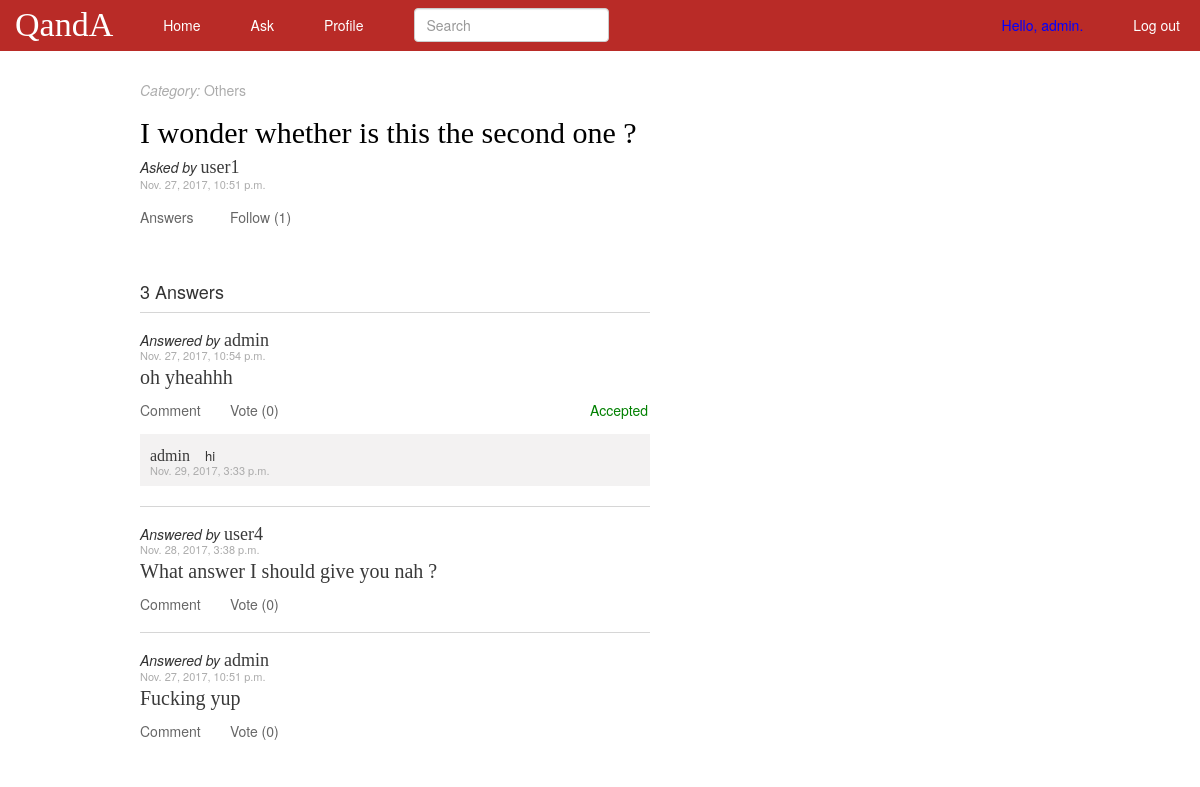
Page /question/2/ (signed in) on the committed database.
### polls/models.py (models this page shows, shortened)
class Question(models.Model):
	content = models.CharField(max_length=200)
	category = models.CharField(max_length=30, null=True)
	time = models.DateTimeField('date asked')
	user = models.ForeignKey(User, on_delete=models.CASCADE, related_name="creator")
	followers = models.ManyToManyField(User, related_name="followers")

class Answer(models.Model):
	content = models.CharField(max_length=1000)
	time = models.DateTimeField('date answered')
	accepted = models.BooleanField(default=False)
	user = models.ForeignKey(User, on_delete=models.CASCADE)
	question = models.ForeignKey(Question, on_delete=models.CASCADE)
	voters = models.ManyToManyField(User, related_name="voters")

class Comment(models.Model):
	time = models.DateTimeField('date replied')
	content = models.CharField(max_length=1000)
	user = models.ForeignKey(User, on_delete=models.CASCADE)
	answer = models.ForeignKey(Answer, on_delete=models.CASCADE)

### polls/views.py (the view)
# urls.py: url(r'^question/(?P<question_id>[0-9]+)/$', views.detail, name='details'),
@login_required
def detail(request, question_id):
	template_name = 'polls/details.html'
	try:
		question = Question.objects.get(id=question_id)
		answers = Answer.objects.filter(question=question).order_by('-accepted','-time')
		comments = []
		votes = []
		follow = "Follow"
		if request.user in question.followers.all():
			follow = "Unfollow"
		follow_num = len(question.followers.all())
		for answer in answers:
			if request.user in answer.voters.all():
				votes.append((answer.id, 'Unvote', len(answer.voters.all())))
			else:
				votes.append((answer.id, 'Vote', len(answer.voters.all())))
			for comment in Comment.objects.filter(answer=answer):
				comments.append(comment)
	except:
		raise Http404("Question does not exist")
	context = {'question': question, 'answers' : answers, 'num' : len(answers), 'myform': AnswerForm(), 'comments': comments,
				'cmtform' : CommentForm(), 'follow' : follow, 'follow_num' : follow_num, 'votes' : votes}
	return render(request, template_name, context)

### polls/forms.py
class AnswerForm(forms.ModelForm):
	class Meta:
		model = Answer
		fields = ['content']
		labels = {'content' : ''}
		widgets = {'content' : forms.Textarea(attrs={'class' : 'form-control', 'rows' : 5, 'placeholder' : 'Help me, pls :)!'})}

class CommentForm(forms.ModelForm):
	class Meta:
		model = Comment
		fields = ['content']
		labels = {'content' : ''}
		widgets = {'content' : forms.Textarea(attrs={'class' : 'form-control', 'rows' : 1, 'placeholder' : 'Reply...'})}

### polls/templates/polls/details.html (shortened to what this page needs)
{% extends "polls/base.html" %}
{% load static %}
{% block content %}
<div class="container-fluid col-xs-6" id="qbox">
	<div><a href="{% url 'polls:category' question.category %}" class="category"><i>Category:</i> {{question.category}}</a></div>
	<h2><a href="{% url 'polls:details' question.id %}" class="accent-text question-text">{{question.content}}</a></h2>
	<div><span class="tagging-text">Asked by </span><a href="{% url 'polls:profile' question.user.id %}" class="accent-text username">{{question.user.username}}</a></div>
	<div class="time">{{question.time}}</div>
	<div class="row" style="margin-top: 15px; margin-bottom: 5px">
		<div class="col-xs-2" onclick="toggle_visibility('ans_form');"> <a class="side-pannel-text" href="#">Answers</a></div>
		<div class="col-xs-8">
			<a href="{% url 'polls:follow' question.id %}" class="side-pannel-text">{{ follow }}</a>
			<span class="side-pannel-text">({{ follow_num }})</span>
		</div>
	</div>
	<br><br>
	{%if num > 1%}
		<h4>{{num}} Answers<h4>
	{%elif num == 1%}
		<h4>{{num}} Answer<h4>
	{%else%}
		<h4>No Answer<h4>
	{%endif%}
	{% for answer in answers %}
	<hr class="hrstyle" width="100%">
	<div style="margin-top: 20px; margin-bottom: 20px">
		<div><span class="tagging-text">Answered by </span><a href="{% url 'polls:profile' answer.user.id %}" class="accent-text username">{{answer.user.username}}</a></div>
		<div class="time"> {{ answer.time }} </div>
		<p class="answer-text accent-text"> {{ answer.content }} </p>
		<div class="row" style="margin-top: 15px; margin-bottom: 15px">
			<div class="col-xs-2" onclick="toggle_visibility('new_cmt_form');"> <a class="side-pannel-text" href="#">Comment</a></div>
			<div class="col-xs-8">
					{% for id, text, no in votes %}
					{% if id == answer.id %}
						<a href="{% url 'polls:vote' answer.id %}" class="side-pannel-text">{{ text }} ({{no}})</a>
					{% endif %}
					{% endfor %}
			</div>
			<div class="col-xs-2">
					{% if question.user.id == user.id %}
						<a href="{% url 'polls:accept' answer.id %}" class="side-pannel-text">
							{% if answer.accepted %}
								<div class="side-pannel-text" style="color: green">Accepted</div>
							{% else %}
								<div class="side-pannel-text">Accept</div>
							{% endif %}
						</a>
					{% else %}
						<a class="side-pannel-text">
							{% if answer.accepted %}
								<div style="color: green">Accepted</div>
							{% endif %}
						</a>
					{% endif %}
			</div>
		</div>
		<div class="comment">
			{% for comment in comments %}
				{% if comment.answer == answer %}
						<div class="cmt-item">
							<div>
								<a href="{% url 'polls:profile' comment.user.id %}" class="accent-text username" style="font-size:16; margin-right: 10px;">{{comment.user.username}}</a>
								<span class="comment-text">{{comment.content}}</span>
							</div>
							<div class="time">{{comment.time}}</div>
						</div>
				{% endif %}
			{% endfor %}
		</div>
	</div>
	{% endfor %}
</div>
{% endblock content %}

### polls/templates/polls/base.html (shortened to what this page needs)
{% load static %}
<html>
	<head>
		<link rel="stylesheet" type="text/css" href="{% static '/polls/style.css' %}" />
		<link rel="stylesheet" href="https://maxcdn.bootstrapcdn.com/bootstrap/3.3.7/css/bootstrap.min.css">
	</head>
	<body>
		<nav class="row navbar navbar-fixed-top" id="header">
		  <div class="container-fluid">
		    <div class="navbar-header">
		      	<a class="navbar-brand" href="#" id="mytitle">QandA</a>
		    </div>
		    <ul class="nav navbar-nav navbar-left">
				<li><a href="/">Home</a></li>
				{% if user.is_authenticated %}
					<li><a data-toggle="modal" href="{% url 'polls:newquestion' %}" data-target="#modal" data-tooltip>Ask</a></li>
					<li><a href="{% url 'polls:profile' user.id %}">Profile</a></li>
			    {% endif %}
		    </ul>
		    <form class="navbar-form navbar-left" method="post" action="{% url 'polls:search' %}">
		    	<input type="text" class="form-control" name="keyword" placeholder="Search">
	    	</form>
	    	<ul class="nav navbar-nav navbar-right">
				{% if user.is_authenticated %}
			    	<li><a style="color: blue">Hello, {{ user.username }}.</a></li>
			    	<li><a href="{% url 'users:logout' %}">Log out</a></li>
			    {% else %}
			    	<li><a href="{% url 'users:login' %}">Log in</a></li>
			    	<li><a href="{% url 'users:register' %}">Register</a></li>
			    {% endif %}
		    </ul>
		  </div>
		</nav>
		{% block content %}
		{% endblock content %}
	</body>
</html>

### polls/static/polls/style.css (style rules this page uses)
body { background-color: #fff; padding-left: 100px; }
#header { background-color: rgb(185, 43, 39); }
#mytitle { font-family: "Times New Roman", Georgia; font-size: 34px; color: #fff; }
#header a { color: #fff; margin: 0px 20px 0px 0px; }
.category { color: #acacac; }
#qbox { margin: 0px 0px 0px 0px; padding: 0px 0px 0px 40px; margin-top: 80px; }
hr.hrstyle { border-top: 1px solid rgb(214, 214, 214); margin-top: 1px; margin-bottom: 0px; }
.navbar-form { padding: 10px 50px; margin: 0px 0px 0px 0px; border-top: 0px solid transparent; border-bottom: 0px solid transparent; -webkit-box-shadow: inset 0 1px 0 rgba(255,255,255,.1),0 1px 0 rgba(255,255,255,.1); box-shadow: inset 0 1px 0 rgba(255,255,255,.1),0 0px 0 rgba(255,255,255,.1); }
.time { color: #acacac; font-size: 11px; }
.username { font-size: 18px; border-bottom: 1px solid transparent; display: inline-block; line-height: 0.85; }
.accent-text { font-family: "Times New Roman", Georgia; color: rgb(58, 58, 58); }
.answer-text { padding-top: 5px; font-size: 20px; }
.question-text { font-size: 30px; color: black; border-bottom: 1px solid transparent; display: inline-block; line-height: 0.85; text-shadow: 2px 2px white, 2px -2px white, -2px 2px white, -2px -2px white; }
.side-pannel-text { font-size: 14px; color: #666; text-decoration: none }
.tagging-text { font-size: 14px; font-style: italic; }
.comment-text { font-size: 13px }
.cmt-item { padding: 10px }
.comment { background-color: rgb(243, 242, 242); }

### rows in the picture
Question: category "Others", content "I wonder whether is this the second one ?", user.username "user1", time "Nov. 27, 2017, 10:51 p.m."
Answer: user.username "admin", time "Nov. 27, 2017, 10:54 p.m.", content "oh yheahhh", votes "Vote", votes "0", accepted "Accepted"
Comment: user.username "admin", content "hi", time "Nov. 29, 2017, 3:33 p.m."
Answer: user.username "user4", time "Nov. 28, 2017, 3:38 p.m.", content "What answer I should give you nah ?", votes "Vote", votes "0"
Answer: user.username "admin", time "Nov. 27, 2017, 10:51 p.m.", content "Fucking yup", votes "Vote", votes "0"

### other values in the picture
{{ user.username }} "admin"
{{ follow }} "Follow"
{{ follow_num }} "1"
{{ num }} "3"
